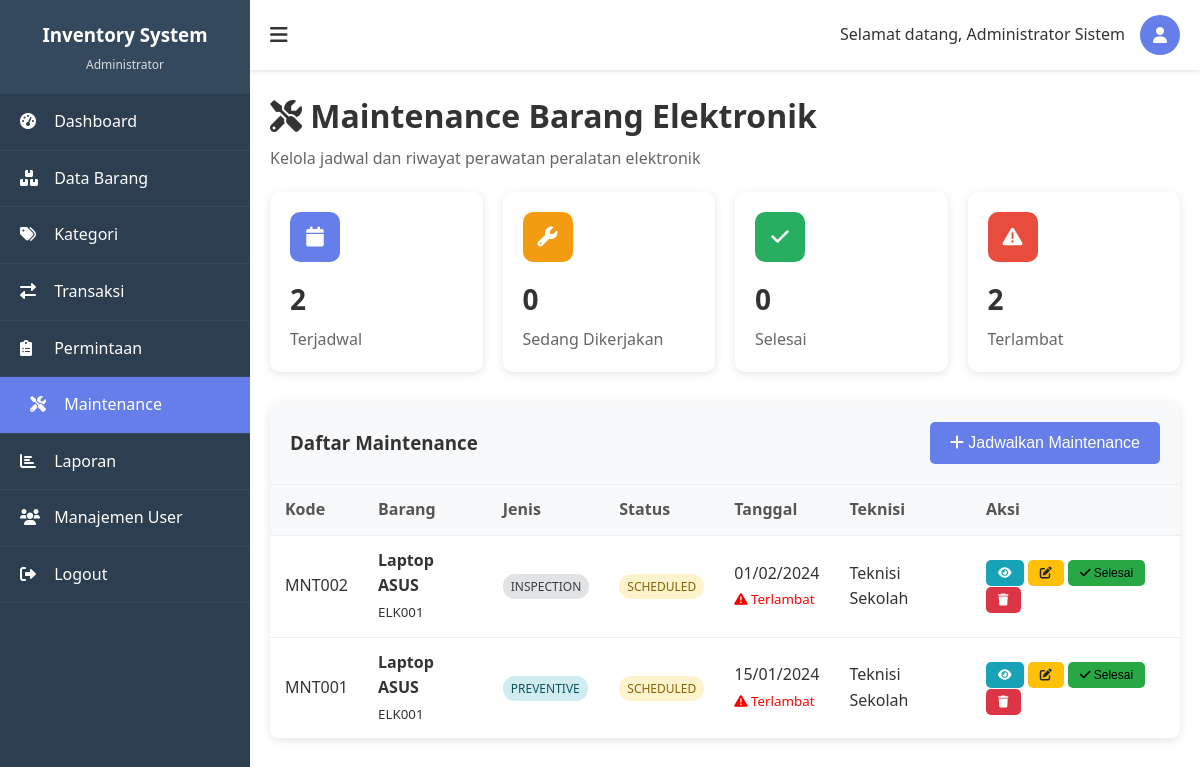
The app's page /pages/maintenance.php (signed in) with its own data.
### tables this page shows
CREATE TABLE maintenance (
    id INT PRIMARY KEY AUTO_INCREMENT,
    maintenance_code VARCHAR(50) UNIQUE NOT NULL,
    item_id INT,
    technician_id INT,
    maintenance_type ENUM('PREVENTIVE', 'CORRECTIVE', 'INSPECTION') DEFAULT 'PREVENTIVE',
    status ENUM('SCHEDULED', 'IN_PROGRESS', 'COMPLETED', 'CANCELLED') DEFAULT 'SCHEDULED',
    scheduled_date DATE,
    started_date DATETIME NULL,
    completed_date DATETIME NULL,
    description TEXT,
    findings TEXT,
    parts_used TEXT,
    cost DECIMAL(10,2) DEFAULT 0,
    next_maintenance_date DATE NULL,
    created_at TIMESTAMP DEFAULT CURRENT_TIMESTAMP,
    updated_at TIMESTAMP DEFAULT CURRENT_TIMESTAMP ON UPDATE CURRENT_TIMESTAMP,
    FOREIGN KEY (item_id) REFERENCES items(id),
    FOREIGN KEY (technician_id) REFERENCES users(id)
);

CREATE TABLE items (
    id INT PRIMARY KEY AUTO_INCREMENT,
    item_code VARCHAR(50) UNIQUE NOT NULL,
    item_name VARCHAR(100) NOT NULL,
    description TEXT,
    category_id INT,
    quantity INT DEFAULT 0,
    min_stock INT DEFAULT 0,
    unit VARCHAR(20),
    price DECIMAL(10,2),
    location VARCHAR(100),
    condition_status ENUM('Baik', 'Rusak Ringan', 'Rusak Berat') DEFAULT 'Baik',
    created_at TIMESTAMP DEFAULT CURRENT_TIMESTAMP,
    updated_at TIMESTAMP DEFAULT CURRENT_TIMESTAMP ON UPDATE CURRENT_TIMESTAMP,
    FOREIGN KEY (category_id) REFERENCES categories(id)
);

CREATE TABLE users (
    id INT PRIMARY KEY AUTO_INCREMENT,
    username VARCHAR(50) UNIQUE NOT NULL,
    password VARCHAR(255) NOT NULL,
    full_name VARCHAR(100) NOT NULL,
    email VARCHAR(100),
    role_id INT,
    is_active BOOLEAN DEFAULT TRUE,
    created_at TIMESTAMP DEFAULT CURRENT_TIMESTAMP,
    FOREIGN KEY (role_id) REFERENCES roles(id)
);

### config/auth.php (called while the page is built, shortened)
<?php
require_once 'database.php';
class Auth {
    public function __construct() {
        $database = new Database();
    }
    public function isLoggedIn() {
        return isset($_SESSION['user_id']);
    }
    public function hasRole($roles) {
        if(is_array($roles)) {
            return in_array($_SESSION['role_name'], $roles);
        }
        return $_SESSION['role_name'] === $roles;
    }
}
?>

### config/database.php (called while the page is built, shortened)
<?php
class Database {
    private $host = "localhost";
    private $username = "root";
    private $password = "";
    private $database = "inventory_sekolah";
    public function connect() {
        $this->conn = null;
        try {
            $this->conn = new PDO("mysql:host=" . $this->host . ";dbname=" . $this->database,
                                $this->username, $this->password);
            $this->conn->setAttribute(PDO::ATTR_ERRMODE, PDO::ERRMODE_EXCEPTION);
        } catch(PDOException $e) {
            echo "Connection error: " . $e->getMessage();
        }
        return $this->conn;
    }
}
?>

### pages/maintenance.php (the view, shortened to what this page needs)
<?php
require_once '../config/auth.php';
require_once '../config/database.php';
$auth = new Auth();
$auth->requireLogin();
$database = new Database();
$db = $database->connect();
$where_clause = "";
$params = [];
$stmt = $db->prepare("SELECT m.*, i.item_name, i.item_code, u.full_name as technician_name, c.category_name
                     FROM maintenance m
                     JOIN items i ON m.item_id = i.id
                     JOIN users u ON m.technician_id = u.id
                     JOIN categories c ON i.category_id = c.id
                     $where_clause
                     ORDER BY m.scheduled_date DESC");
$stmt->execute($params);
$maintenances = $stmt->fetchAll(PDO::FETCH_ASSOC);
?>
<!DOCTYPE html>
<html lang="id">
<head>
    <link href="https://cdnjs.cloudflare.com/ajax/libs/font-awesome/6.0.0/css/all.min.css" rel="stylesheet">
    <link href="../assets/css/style.css" rel="stylesheet">
    <link href="../assets/css/additional.css" rel="stylesheet">
</head>
<body>
    <div class="dashboard">
        <nav class="sidebar" id="sidebar">
            <div class="sidebar-header">
                <h3>Inventory System</h3>
                <p><?php echo $_SESSION['role_name']; ?></p>
            </div>
            <ul class="sidebar-nav">
                <li><a href="dashboard.php"><i class="fas fa-tachometer-alt"></i> Dashboard</a></li>
                <li><a href="items.php"><i class="fas fa-boxes"></i> Data Barang</a></li>
                <li><a href="categories.php"><i class="fas fa-tags"></i> Kategori</a></li>
                <?php if($auth->hasRole(['Administrator', 'Manager', 'Procurement', 'Warehouse'])): ?>
                <li><a href="transactions.php"><i class="fas fa-exchange-alt"></i> Transaksi</a></li>
                <?php endif; ?>
                <?php if($auth->hasRole(['Administrator', 'Manager', 'Procurement'])): ?>
                <li><a href="requests.php"><i class="fas fa-clipboard-list"></i> Permintaan</a></li>
                <?php endif; ?>
                <?php if($auth->hasRole(['Administrator', 'Technician'])): ?>
                <li><a href="maintenance.php" class="active"><i class="fas fa-tools"></i> Maintenance</a></li>
                <?php endif; ?>
                <?php if($auth->hasRole(['Administrator', 'Manager', 'Auditor'])): ?>
                <li><a href="reports.php"><i class="fas fa-chart-bar"></i> Laporan</a></li>
                <?php endif; ?>
                <?php if($auth->hasRole(['Administrator'])): ?>
                <li><a href="users.php"><i class="fas fa-users"></i> Manajemen User</a></li>
                <?php endif; ?>
                <li><a href="../config/logout.php"><i class="fas fa-sign-out-alt"></i> Logout</a></li>
            </ul>
        </nav>
        <div class="main-content" id="main-content">
            <div class="topbar">
                <button class="menu-toggle" id="menu-toggle">
                    <i class="fas fa-bars"></i>
                </button>
                <div class="user-info">
                    <span>Selamat datang, <?php echo $_SESSION['full_name']; ?></span>
                    <div class="user-avatar">
                        <i class="fas fa-user"></i>
                    </div>
                </div>
            </div>
            <div class="content">
                <div class="page-title">
                    <h1><i class="fas fa-tools"></i> Maintenance Barang Elektronik</h1>
                    <p>Kelola jadwal dan riwayat perawatan peralatan elektronik</p>
                </div>
                <div class="maintenance-stats">
                    <?php
                    $stats = [
                        'scheduled' => 0,
                        'in_progress' => 0,
                        'completed' => 0,
                        'overdue' => 0
                    ];
                    foreach($maintenances as $maintenance) {
                        $stats[strtolower(str_replace('-', '_', $maintenance['status']))]++;
                        if($maintenance['status'] == 'SCHEDULED' && $maintenance['scheduled_date'] < date('Y-m-d')) {
                            $stats['overdue']++;
                        }
                    }
                    ?>
                    <div class="stat-card primary">
                        <div class="icon"><i class="fas fa-calendar"></i></div>
                        <h3><?php echo $stats['scheduled']; ?></h3>
                        <p>Terjadwal</p>
                    </div>
                    <div class="stat-card warning">
                        <div class="icon"><i class="fas fa-wrench"></i></div>
                        <h3><?php echo $stats['in_progress']; ?></h3>
                        <p>Sedang Dikerjakan</p>
                    </div>
                    <div class="stat-card success">
                        <div class="icon"><i class="fas fa-check"></i></div>
                        <h3><?php echo $stats['completed']; ?></h3>
                        <p>Selesai</p>
                    </div>
                    <div class="stat-card danger">
                        <div class="icon"><i class="fas fa-exclamation-triangle"></i></div>
                        <h3><?php echo $stats['overdue']; ?></h3>
                        <p>Terlambat</p>
                    </div>
                </div>
                <div class="table-container">
                    <div class="table-header">
                        <h3>Daftar Maintenance</h3>
                        <button class="btn btn-primary" onclick="openModal('addModal')">
                            <i class="fas fa-plus"></i> Jadwalkan Maintenance
                        </button>
                    </div>
                    <table>
                        <thead>
                            <tr>
                                <th>Kode</th>
                                <th>Barang</th>
                                <th>Jenis</th>
                                <th>Status</th>
                                <th>Tanggal</th>
                                <th>Teknisi</th>
                                <th>Aksi</th>
                            </tr>
                        </thead>
                        <tbody>
                            <?php foreach($maintenances as $maintenance): ?>
                            <tr>
                                <td><?php echo htmlspecialchars($maintenance['maintenance_code']); ?></td>
                                <td>
                                    <strong><?php echo htmlspecialchars($maintenance['item_name']); ?></strong><br>
                                    <small><?php echo htmlspecialchars($maintenance['item_code']); ?></small>
                                </td>
                                <td>
                                    <span class="maintenance-type type-<?php echo strtolower($maintenance['maintenance_type']); ?>">
                                        <?php echo $maintenance['maintenance_type']; ?>
                                    </span>
                                </td>
                                <td>
                                    <span class="badge status-<?php echo strtolower(str_replace('_', '-', $maintenance['status'])); ?>">
                                        <?php echo str_replace('_', ' ', $maintenance['status']); ?>
                                    </span>
                                </td>
                                <td>
                                    <?php echo date('d/m/Y', strtotime($maintenance['scheduled_date'])); ?>
                                    <?php if($maintenance['status'] == 'SCHEDULED' && $maintenance['scheduled_date'] < date('Y-m-d')): ?>
                                    <br><small style="color: red;"><i class="fas fa-exclamation-triangle"></i> Terlambat</small>
                                    <?php endif; ?>
                                </td>
                                <td><?php echo htmlspecialchars($maintenance['technician_name']); ?></td>
                                <td>
                                    <button class="btn btn-sm btn-info" onclick="viewMaintenance(<?php echo htmlspecialchars(json_encode($maintenance)); ?>)">
                                        <i class="fas fa-eye"></i>
                                    </button>
                                    <?php if($maintenance['status'] != 'COMPLETED'): ?>
                                    <button class="btn btn-sm btn-warning" onclick="updateMaintenance(<?php echo htmlspecialchars(json_encode($maintenance)); ?>)">
                                        <i class="fas fa-edit"></i>
                                    </button>
                                    <?php if($maintenance['status'] == 'IN_PROGRESS' || $maintenance['status'] == 'SCHEDULED'): ?>
                                    <button class="btn btn-sm btn-success" onclick="completeMaintenance(<?php echo htmlspecialchars(json_encode($maintenance)); ?>)">
                                        <i class="fas fa-check"></i> Selesai
                                    </button>
                                    <?php endif; ?>
                                    <button class="btn btn-sm btn-danger" onclick="deleteMaintenance(<?php echo $maintenance['id']; ?>, '<?php echo htmlspecialchars($maintenance['maintenance_code']); ?>')">
                                        <i class="fas fa-trash"></i>
                                    </button>
                                    <?php else: ?>
                                    <span class="badge badge-success">
                                        <i class="fas fa-check-circle"></i> Completed
                                    </span>
                                    <?php endif; ?>
                                </td>
                            </tr>
                            <?php endforeach; ?>
                        </tbody>
                    </table>
                </div>
            </div>
        </div>
    </div>
</body>
</html>

### records on screen
maintenance: maintenance_code "MNT002", item.item_name "Laptop ASUS", item.item_code "ELK001", maintenance_type "INSPECTION", status "SCHEDULED", scheduled_date "01/02/2024", shows "Terlambat", technician.full_name "Teknisi Sekolah"
maintenance: maintenance_code "MNT001", item.item_name "Laptop ASUS", item.item_code "ELK001", maintenance_type "PREVENTIVE", status "SCHEDULED", scheduled_date "15/01/2024", shows "Terlambat", technician.full_name "Teknisi Sekolah"

### other values on screen
$_SESSION['role_name'] "Administrator"
$_SESSION['full_name'] "Administrator Sistem"
$stats['scheduled'] "2"
$stats['in_progress'] "0"
$stats['completed'] "0"
$stats['overdue'] "2"
